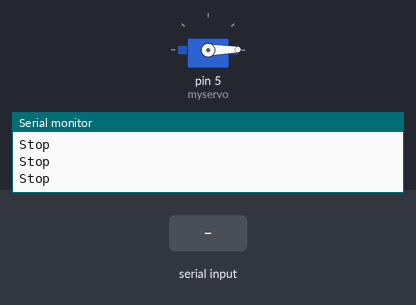
Bench run of a sketch on a simulated Arduino Uno, built with avr-gcc and run on an emulated ATmega328P. On the bench: servo, the last lines printed to the serial monitor. The inputs (shaded band) are chosen by the test bench.

Above: at 1.2 s.
1.3 s: "90,45\n" received over Serial
At 3.15 s:
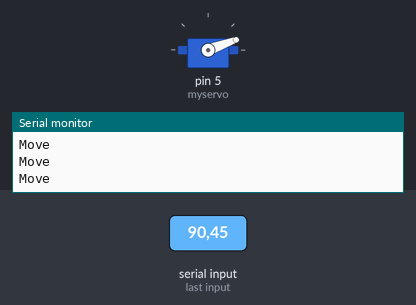
7.3 s: "0\n" received over Serial
At 7.3 s:
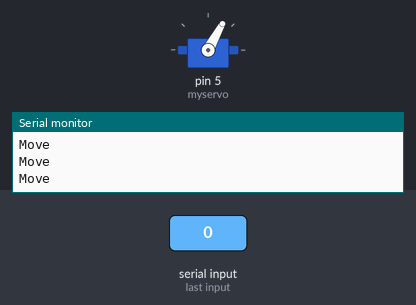
8.8 s: "30,150\n" received over Serial
At 10.66 s:
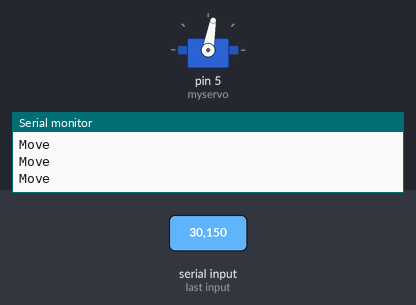
Timing chart, 0 to 21.8 s (numbered marks = the images above; inputs shaded):
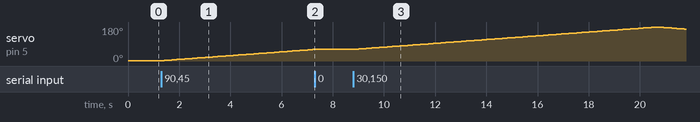

Measured:
- after the input at 1.3 s, servo on pin 5 (myservo): moves from 1° to 61° over 5.9 s, starting at once
- after the input at 7.3 s, servo on pin 5 (myservo): stays 61° (without the input it goes to 62° after 0.01 s)
- after the input at 8.8 s, servo on pin 5 (myservo): rises from 61° to 180° in 11.8 s, then falls to 169° in 1.1 s

The sketch:

Ex2Q5.ino
```cpp
#include <Servo.h>

Servo myservo;
int operation;

void setup() {
  // put your setup code here, to run once:
  Serial.begin(9600);
  myservo.attach(5);
  Serial.println("Setup Done");
  operation = 0;
}

int pos = 1;
int step = 1;


void loop() {
while(true){
  if(Serial.available()>0)
  {
    String s = Serial.readStringUntil('\n');
    Serial.println(s);
    operation = s.toInt();
  }
  if(pos == 180||pos == 0){
    step *= -1;
  }

  if(operation==0){
    Serial.println("Stop");
    }
  else{
    Serial.println("Move");
    pos += step;
  }

  myservo.write(pos);
  delay(100);
  }
}
```
